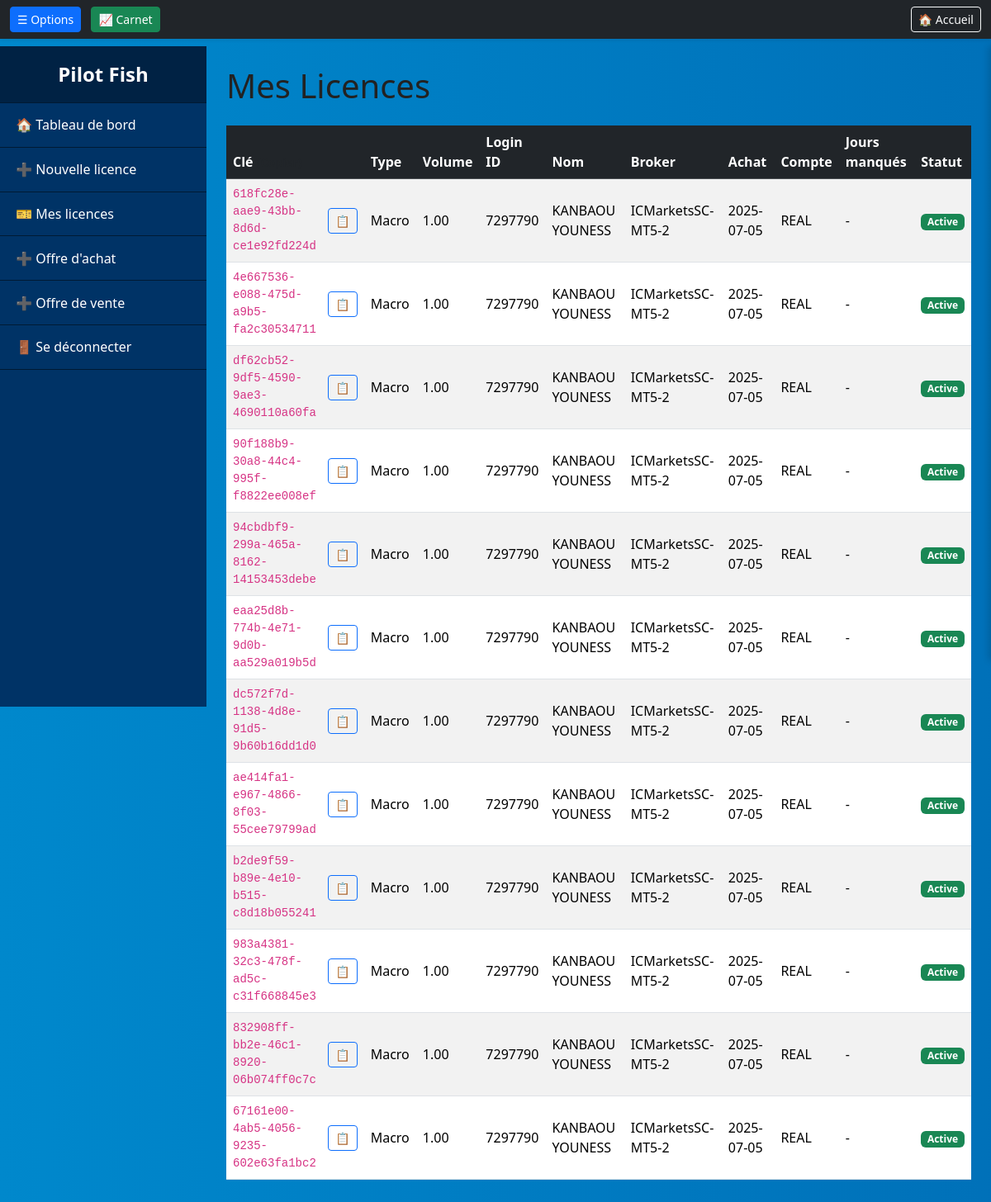
Page /licenses/my-licenses/ (signed in) on the committed database.
### licenses/models.py (models this page shows, shortened)
class License(models.Model):
    MICRO = 'MICRO'
    MACRO = 'MACRO'
    LICENSE_TYPE_CHOICES = [
        (MICRO, 'Micro'),
        (MACRO, 'Macro'),
    ]
    key = models.UUIDField(default=uuid.uuid4, editable=False, unique=True)
    owner = models.ForeignKey('CustomUser', on_delete=models.CASCADE, related_name='licenses')
    login_id = models.CharField(max_length=32)
    broker = models.CharField(max_length=128)
    user_name = models.CharField(max_length=128)
    license_type = models.CharField(max_length=10, choices=LICENSE_TYPE_CHOICES, default=MICRO)
    volume = models.DecimalField(max_digits=5, decimal_places=2, default=0.1)
    price = models.DecimalField(max_digits=10, decimal_places=2, default=100.00)
    active = models.BooleanField(default=True)
    from_marketplace = models.BooleanField(default=True)
    created_at = models.DateTimeField(auto_now_add=True)
    expiry_date = models.DateTimeField(null=True, blank=True)  # <-- plus de default automatique
    trading_account = models.CharField(max_length=100, blank=True, null=True)
    days_missed = models.IntegerField(default=0)

### licenses/views.py (the view)
# urls.py: path('licenses/my-licenses/', views.my_licenses_view, name='my_licenses'),
@login_required
def my_licenses_view(request):
    licenses = License.objects.filter(owner=request.user)
    return render(request, 'licenses/my_license.html', {'licenses': licenses})

### licenses/templates/licenses/my_license.html (shortened to what this page needs)
{% extends "licenses/base.html" %}
{% block content %}
<div class="content">
    <h1 class="page-title mb-4">Mes Licences</h1>
    {% if licenses %}
    <div class="table-responsive">
        <table class="table table-striped align-middle">
            <thead class="table-dark">
                <tr>
                    <th>Clé <small class="text-muted">(Copier)</small></th>
                    <th>Type</th>
                    <th>Volume</th>
                    <th>Login ID</th>
                    <th>Nom</th>
                    <th>Broker</th>
                    <th>Achat</th>
                    <th>Compte</th>
                    <th>Jours manqués</th>
                    <th>Statut</th>
                </tr>
            </thead>
            <tbody>
                {% for license in licenses %}
                <tr>
                    <td>
                        <div class="d-flex align-items-center">
                            <code id="key-{{ forloop.counter }}">{{ license.key }}</code>
                            <button
                                class="btn btn-sm btn-outline-primary ms-2 copy-btn"
                                data-target="key-{{ forloop.counter }}"
                                title="Copier la clé"
                                aria-label="Copier la clé de licence"
                            >
                                📋
                            </button>
                        </div>
                    </td>
                    <td>{{ license.get_license_type_display }}</td>
                    <td>{{ license.volume }}</td>
                    <td>{{ license.login_id }}</td>
                    <td>{{ license.user_name }}</td>
                    <td>{{ license.broker }}</td>
                    <td>{{ license.created_at|date:"Y-m-d" }}</td>
                    <td>{{ license.trading_account|default:"-" }}</td>
                    <td>
                        {% if license.license_type == "MICRO" %}
                            {{ license.days_missed }}
                        {% else %}
                            -
                        {% endif %}
                    </td>
                    <td>
                        {% if license.active %}
                            <span class="badge bg-success">Active</span>
                        {% else %}
                            <span class="badge bg-secondary">Inactive</span>
                        {% endif %}
                    </td>
                </tr>
                {% endfor %}
            </tbody>
        </table>
    </div>
    {% else %}
        <p class="text-muted fst-italic">Aucune licence disponible.</p>
    {% endif %}
</div>
{% endblock %}

### licenses/templates/licenses/base.html (shortened to what this page needs)
{% load custom_filters %}
<!DOCTYPE html>
<html lang="fr">
<head>
    <link href="https://cdn.jsdelivr.net/npm/bootstrap@5.3.3/dist/css/bootstrap.min.css" rel="stylesheet" />
</head>
<body>
<nav class="navbar navbar-expand-lg navbar-dark bg-dark fixed-top shadow-sm">
    <div class="container-fluid justify-content-between">
        <div>
            <button id="toggleBtn" class="btn btn-sm btn-primary me-2">☰ Options</button>
            <button id="orderbookToggleBtn" class="btn btn-sm btn-success">📈 Carnet</button>
        </div>
        <a class="btn btn-sm btn-outline-light" href="{% url 'home' %}">🏠 Accueil</a>
    </div>
</nav>
<div id="sidebar" class="sidebar">
    <div class="logo">Pilot Fish</div>
    <ul>
        <li><a href="{% url 'dashboard' %}">🏠 Tableau de bord</a></li>
        <li><a href="{% url 'create_license' %}">➕ Nouvelle licence</a></li>
        <li><a href="{% url 'my_licenses' %}">🎫 Mes licences</a></li>
        <li><a href="{% url 'add_buy_offer' %}">➕ Offre d'achat</a></li>
        <li><a href="{% url 'add_sell_offer' %}">➕ Offre de vente</a></li>
        {% if user.is_authenticated %}
        <li>
            <form method="post" action="{% url 'logout' %}" style="margin: 0;">
                <button type="submit" style="width: 100%; background: none; border: none; color: white; padding: 0.9rem 1.2rem; text-align: left; font-weight: 500; cursor: pointer; transition: background 0.2s;" onmouseover="this.style.backgroundColor='#004080'" onmouseout="this.style.backgroundColor='transparent'">
                    🚪 Se déconnecter
                </button>
            </form>
        </li>
        {% endif %}
    </ul>
</div>
<div id="mainContent" class="main-content">
    {% block content %}{% endblock %}
</div>
</body>
</html>

### licenses/templates/licenses/base.html (style rules this page uses)
body { margin: 0; font-family: 'Segoe UI', Tahoma, sans-serif; background: linear-gradient(270deg, #007acc, #00bcd4, #004a99, #0088cc); background-size: 800% 800%; animation: gradientAnimation 20s ease infinite; color: #222; display: flex; min-height: 100vh; flex-direction: column; padding-top: 56px; }
.sidebar { height: 100vh; width: 250px; background-color: #003366; color: #fff; position: fixed; top: 56px; left: 0; overflow-y: auto; transition: width 0.3s ease; z-index: 1000; }
.sidebar .logo { font-size: 1.5rem; font-weight: bold; padding: 1rem; text-align: center; background: #002244; border-bottom: 1px solid #001a33; }
.sidebar ul { list-style: none; padding: 0; margin: 0; }
.sidebar ul li { border-bottom: 1px solid #001a33; }
.sidebar ul li a { display: block; padding: 0.9rem 1.2rem; color: #fff; text-decoration: none; transition: background 0.2s; font-weight: 500; white-space: nowrap; }
.main-content { margin-left: 250px; padding: 1.5rem; transition: margin-left 0.3s ease; flex: 1; }

### rows in the picture
License: key "618fc28e-aae9-43bb-8d6d-ce1e92fd224d", license_type "Macro", volume "1.00", login_id "7297790", user_name "KANBAOU YOUNESS", broker "ICMarketsSC-MT5-2", created_at "2025-07-05", trading_account "REAL", active "Active"
License: key "4e667536-e088-475d-a9b5-fa2c30534711", license_type "Macro", volume "1.00", login_id "7297790", user_name "KANBAOU YOUNESS", broker "ICMarketsSC-MT5-2", created_at "2025-07-05", trading_account "REAL", active "Active"
License: key "df62cb52-9df5-4590-9ae3-4690110a60fa", license_type "Macro", volume "1.00", login_id "7297790", user_name "KANBAOU YOUNESS", broker "ICMarketsSC-MT5-2", created_at "2025-07-05", trading_account "REAL", active "Active"
License: key "90f188b9-30a8-44c4-995f-f8822ee008ef", license_type "Macro", volume "1.00", login_id "7297790", user_name "KANBAOU YOUNESS", broker "ICMarketsSC-MT5-2", created_at "2025-07-05", trading_account "REAL", active "Active"
License: key "94cbdbf9-299a-465a-8162-14153453debe", license_type "Macro", volume "1.00", login_id "7297790", user_name "KANBAOU YOUNESS", broker "ICMarketsSC-MT5-2", created_at "2025-07-05", trading_account "REAL", active "Active"
License: key "eaa25d8b-774b-4e71-9d0b-aa529a019b5d", license_type "Macro", volume "1.00", login_id "7297790", user_name "KANBAOU YOUNESS", broker "ICMarketsSC-MT5-2", created_at "2025-07-05", trading_account "REAL", active "Active"
License: key "dc572f7d-1138-4d8e-91d5-9b60b16dd1d0", license_type "Macro", volume "1.00", login_id "7297790", user_name "KANBAOU YOUNESS", broker "ICMarketsSC-MT5-2", created_at "2025-07-05", trading_account "REAL", active "Active"
License: key "ae414fa1-e967-4866-8f03-55cee79799ad", license_type "Macro", volume "1.00", login_id "7297790", user_name "KANBAOU YOUNESS", broker "ICMarketsSC-MT5-2", created_at "2025-07-05", trading_account "REAL", active "Active"
License: key "b2de9f59-b89e-4e10-b515-c8d18b055241", license_type "Macro", volume "1.00", login_id "7297790", user_name "KANBAOU YOUNESS", broker "ICMarketsSC-MT5-2", created_at "2025-07-05", trading_account "REAL", active "Active"
License: key "983a4381-32c3-478f-ad5c-c31f668845e3", license_type "Macro", volume "1.00", login_id "7297790", user_name "KANBAOU YOUNESS", broker "ICMarketsSC-MT5-2", created_at "2025-07-05", trading_account "REAL", active "Active"
License: key "832908ff-bb2e-46c1-8920-06b074ff0c7c", license_type "Macro", volume "1.00", login_id "7297790", user_name "KANBAOU YOUNESS", broker "ICMarketsSC-MT5-2", created_at "2025-07-05", trading_account "REAL", active "Active"
License: key "67161e00-4ab5-4056-9235-602e63fa1bc2", license_type "Macro", volume "1.00", login_id "7297790", user_name "KANBAOU YOUNESS", broker "ICMarketsSC-MT5-2", created_at "2025-07-05", trading_account "REAL", active "Active"
